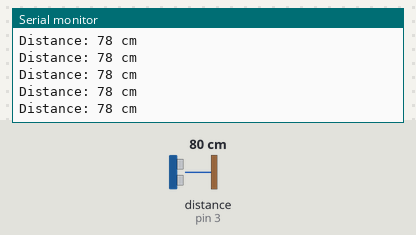
Simulated run of this sketch. Board: Arduino Uno, built with avr-gcc and run on an emulated ATmega328P. Parts: the last lines printed to the serial monitor. Wiring (inferred from the names in the program): ultrasonic range finder: trigger pin 2; echo pin 3. The test bench sets the inputs (shaded band); at power-on: distance to the obstacle (sensor on pin 3) 80 cm. The echo pulse lasts 58.3 µs per cm.

Above: at 1.2 s.
1.3 s: distance to the obstacle (sensor on pin 3) set to 2 cm
At 2.4 s:
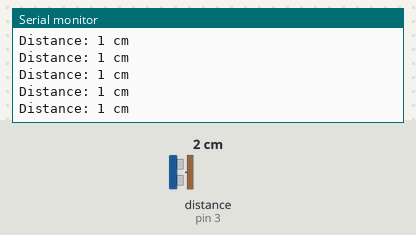
4.3 s: distance to the obstacle (sensor on pin 3) set to 120 cm
At 5.1 s:
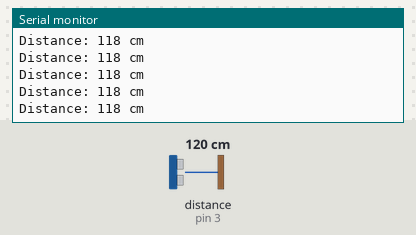
7.3 s: distance to the obstacle (sensor on pin 3) set to 18 cm
At 8.4 s:
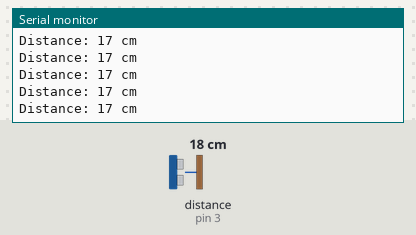
10.3 s: distance to the obstacle (sensor on pin 3) set to 250 cm
At 11.4 s:
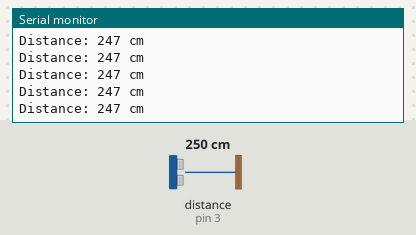
Timing chart, 0 to 13.3 s (numbered marks = the images above; inputs shaded):
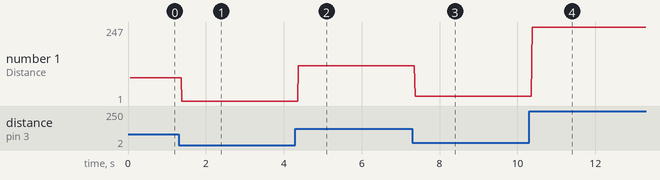

Measured:
- after the input at 1.3 s, the serial monitor: prints a new line after 0.08 s (image 1)
- after the input at 4.3 s, the serial monitor: prints a new line after 0.08 s (image 2)
- after the input at 7.3 s, the serial monitor: prints a new line after 0.07 s (image 3)
- after the input at 10.3 s, the serial monitor: prints a new line after 0.08 s (image 4)
- plotted number 1: 78 → 1 after the input at 1.3 s, 1 → 118 after the input at 4.3 s, 118 → 17 after the input at 7.3 s, 17 → 247 after the input at 10.3 s

The sketch:

distance_ultrasonic_sensor.ino
```cpp
long duration; // variable for the duration of sound wave travel
int distance; // variable for the distance measurement

void setup() {
  pinMode(2, OUTPUT); // Sets the trigPin as an OUTPUT
  pinMode(3, INPUT); // Sets the echoPin as an INPUT
  Serial.begin(9600); // // Serial Communication is starting with 9600 of baudrate speed
  Serial.println("Ultrasonic Sensor HC-SR04 Test"); // print some text in Serial Monitor
  Serial.println("with Arduino UNO R3");
}
void loop() {
  // Clears the trigPin condition
  digitalWrite(2, LOW);
  delayMicroseconds(2);
  // Sets the trigPin HIGH (ACTIVE) for 10 microseconds
  digitalWrite(2, HIGH);
  delayMicroseconds(10);
  digitalWrite(2, LOW);
  // Reads the echoPin, returns the sound wave travel time in microseconds
  duration = pulseIn(3, HIGH);
  // Calculating the distance
  distance = duration * 0.034 / 2; // Speed of sound wave divided by 2 (go and back)
  // Displays the distance on the Serial Monitor
  Serial.print("Distance: ");
  Serial.print(distance);
  Serial.println(" cm");
}
```
